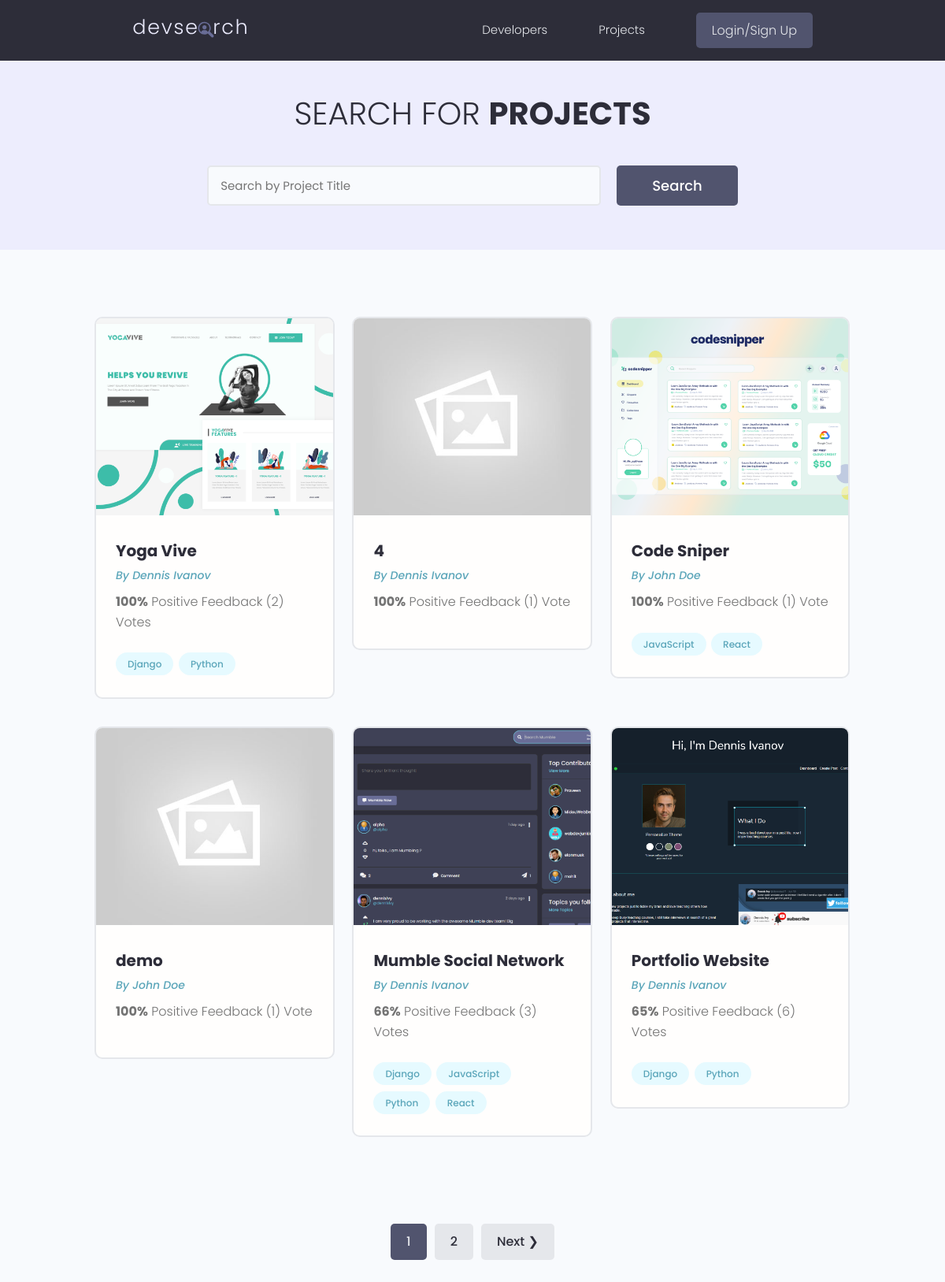
The app's page /projects/, older data.
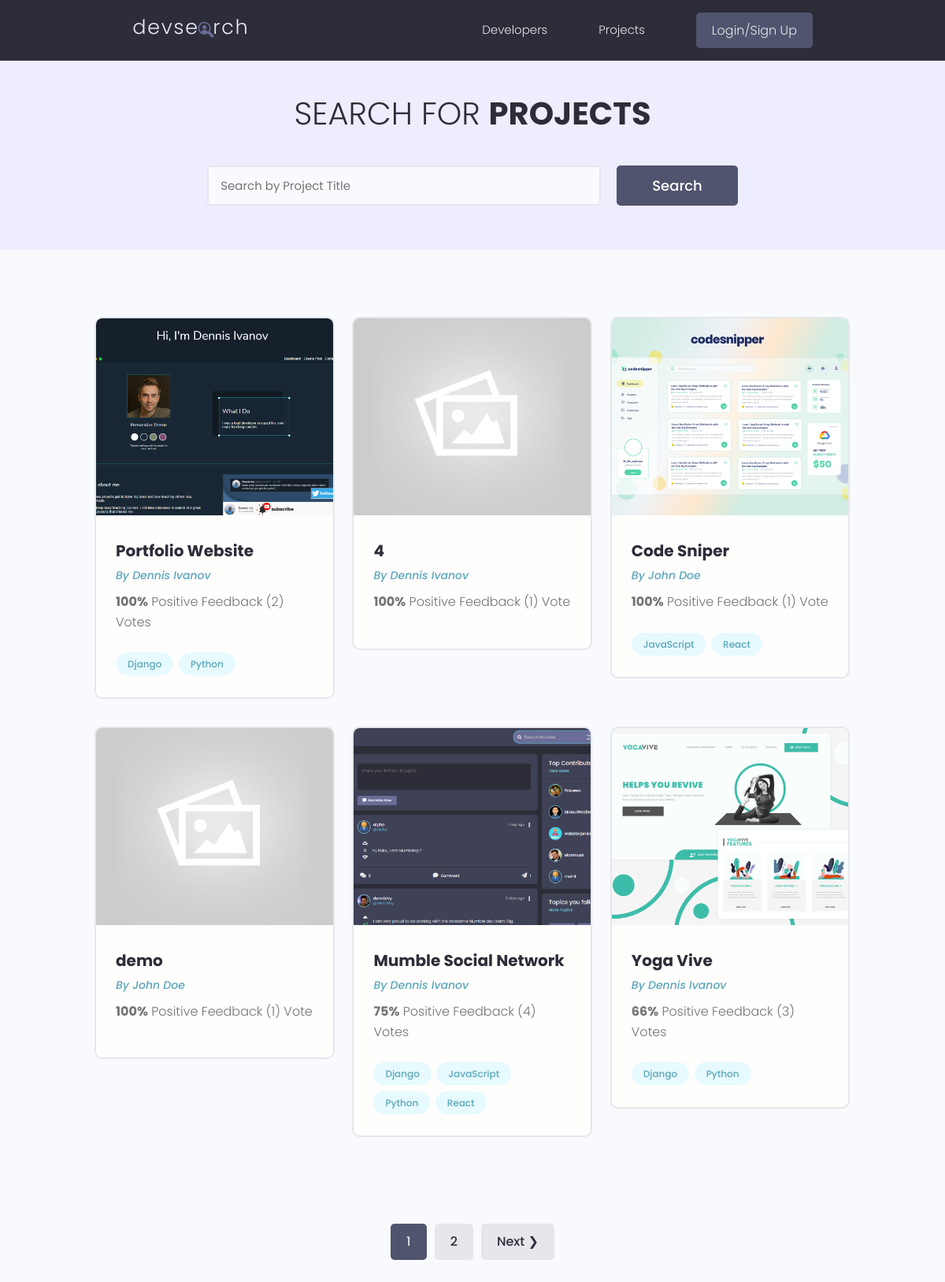
The same page, newer data.
### projects/models.py (models this page shows, shortened)
class Project(models.Model):
    owner = models.ForeignKey(Profile, null=True, blank=True, on_delete=models.SET_NULL)
    title = models.CharField(max_length=200)
    description = models.TextField(null=True, blank=True)
    featured_image = models.ImageField(null=True, blank=True, default="default.jpg")
    demo_link = models.CharField(max_length=2000, null=True, blank=True)
    source_link = models.CharField(max_length=2000, null=True, blank=True)
    tags = models.ManyToManyField('Tag', blank=True)
    vote_total = models.IntegerField(default=0, null=True, blank=True)
    vote_ratio = models.IntegerField(default=0, null=True, blank=True)
    created = models.DateTimeField(auto_now_add=True)
    id = models.UUIDField(default=uuid.uuid4, unique=True, primary_key=True, editable=False)
    class Meta:
        ordering = ['-vote_ratio', '-vote_total', 'title']

class Tag(models.Model):
    name = models.CharField(max_length=200)
    created = models.DateTimeField(auto_now_add=True)
    id = models.UUIDField(default=uuid.uuid4, unique=True, primary_key=True, editable=False)
    def __str__(self):
        return self.name

### users/models.py (models this page shows, shortened)
class Profile(models.Model):
    user = models.OneToOneField(User, on_delete=models.CASCADE, null=True, blank=True)
    name = models.CharField(max_length=200, blank=True, null=True)
    email = models.EmailField(max_length=500, blank=True, null=True)
    username = models.CharField(max_length=200, blank=True, null=True)
    location = models.CharField(max_length=200, blank=True, null=True)
    short_intro = models.CharField(max_length=200, blank=True, null=True)
    bio = models.TextField(blank=True, null=True)
    profile_image = models.ImageField(null=True, blank=True, upload_to='profiles/', default="profiles/user-default.png")
    social_github = models.CharField(max_length=200, blank=True, null=True)
    social_twitter = models.CharField(max_length=200, blank=True, null=True)
    social_linkedin = models.CharField(max_length=200, blank=True, null=True)
    social_youtube = models.CharField(max_length=200, blank=True, null=True)
    social_website = models.CharField(max_length=200, blank=True, null=True)
    created = models.DateTimeField(auto_now_add=True)
    id = models.UUIDField(default=uuid.uuid4, unique=True, primary_key=True, editable=False)

### projects/views.py (the view)
# urls.py: path('projects/', include('projects.urls')),
def projects(request):
    projects, search_query = searchProjects(request)
    result = 6
    custom_range, projects = paginateProjects(request, projects, result)
    context = {'projects' : projects, 'search_query' : search_query, 'custom_range' : custom_range}
    return render(request, 'projects/projects.html', context)

### projects/utils.py (called while the page is built)
def paginateProjects(request, projects, result):
    page = request.GET.get('page')
    paginator = Paginator(projects, result)
    try:
        projects = paginator.page(page)
    except PageNotAnInteger:
        page = 1
        projects = paginator.page(page)
    except EmptyPage:
        page = paginator.num_pages
        projects = paginator.page(page)
    leftIndex = (int(page) - 1)
    if leftIndex < 1:
        leftIndex = 1
    rightIndex = (int(page) + 2)
    if rightIndex > paginator.num_pages:
        rightIndex = paginator.num_pages + 1
    custom_range = range(leftIndex, rightIndex)
    return custom_range, projects

def searchProjects(request):
    search_query = ''
    if request.GET.get('search_query'):
        search_query = request.GET.get('search_query')
    tags = Tag.objects.filter(name__icontains=search_query)
    projects = Project.objects.distinct().filter(Q(title__icontains=search_query) | Q(description__icontains=search_query) | Q(owner__name__icontains=search_query) | Q(tags__in=tags))
    return projects, search_query

### projects/templates/projects/projects.html (shortened to what this page needs)
{% extends 'main.html' %}
{% block content %}
<main class="projects">
  <section class="hero-section text-center">
    <div class="container container--narrow">
      <div class="hero-section__box">
        <h2>Search for <span>Projects</span></h2>
      </div>
      <div class="hero-section__search">
        <form id='searchForm' class="form" action="{% url 'projects' %}" method="get">
          <div class="form__field">
            <input class="input input--text" id="formInput#search" type="text" name="search_query"
              value="{{search_query}}" placeholder="Search by Project Title" />
          </div>
          <input class="btn btn--sub btn--lg" type="submit" value="Search" />
        </form>
      </div>
    </div>
  </section>
  <section class="projectsList">
    <div class="container">
      <div class="grid grid--three">
      {% for project in projects %}
        <div class="column">
          <div class="card project">
            <a href="{% url 'project' project.id %}" class="project">
              <img class="project__thumbnail" src="{{ project.featured_image.url }}" alt="project thumbnail" />
              <div class="card__body">
                <h3 class="project__title">{{project.title}}</h3>
                <p><a class="project__author" href="{% url 'user-profile' project.owner.id %}">By {{project.owner.name}}</a></p>
                <p class="project--rating">
                  <span style="font-weight: bold;">{{project.vote_ratio}}%</span> Positive
                  Feedback ({{project.vote_total}}) Vote{{project.vote_total|pluralize:"s"}}
                </p>
                <div class="project__tags">
                  {% for tag in project.tags.all %}
                  <span class="tag tag--pill tag--main">
                    <small>{{tag}}</small>
                  </span>
                  {% endfor %}
                </div>
              </div>
            </a>
          </div>
        </div>
      {% endfor %}
      </div>
    </div>
  </section>
  {% include 'pagination.html' with queryset=projects custom_range=custom_range %}
</main>
{% endblock content %}

### templates/main.html (shortened to what this page needs)
<!DOCTYPE html>
{% load static %}
<html>
<head>
    <link rel="stylesheet" href="https://cdn.iconmonstr.com/1.3.0/css/iconmonstr-iconic-font.min.css" />
    <link rel="stylesheet" href="{% static 'uikit/styles/uikit.css' %}" />
    <link rel="stylesheet" href="{% static 'styles/app.css' %}" />
</head>
<body>
    {% include 'navbar.html' %}
    {% block content %}
    {% endblock content%}
</body>
</html>

### templates/navbar.html (shortened to what this page needs)
{% load static %}
<header class="header">
    <div class="container container--narrow">
      <a href="{% url 'profiles' %}" class="header__logo">
        <img src="{% static 'images/logo.svg' %}" alt="DevSearch Logo" />
      </a>
      <nav class="header__nav">
        <ul class="header__menu">
          <li class="header__menuItem"><a href="{% url 'profiles' %}">Developers</a></li>
          <li class="header__menuItem"><a href="{% url 'projects' %}">Projects</a></li>
          {% if request.user.is_authenticated %}
          <li class="header__menuItem"><a href="{% url 'inbox' %}">Inbox</a></li>
          <li class="header__menuItem"><a href="{% url 'account' %}">Account</a></li>
          <li class="header__menuItem"><a href="{% url 'logout' %}" class="btn btn--sub">Logout</a></li>
          {% else %}
          <li class="header__menuItem"><a href="{% url 'login' %}" class="btn btn--sub">Login/Sign Up</a></li>
          {% endif %}
        </ul>
      </nav>
    </div>
  </header>

### templates/pagination.html (shortened to what this page needs)
{% if queryset.has_other_pages %}
  <div class="pagination">
    <ul class="container">
      {% for page in custom_range %}
        {% if page == queryset.number %}
          <li><a href="?page={{page}}" class="btn page-link btn--sub" data-page="{{page}}">{{ page }}</a></li>
          {% else %}
          <li><a href="?page={{page}}" class="btn page-link" data-page="{{page}}">{{ page }}</a></li>
        {% endif %}
      {% endfor %}
      {% if queryset.has_next  %}
        <li><a href="?page={{queryset.next_page_number}}" class="btn page-link" data-page="{{queryset.next_page_number}}"> Next &#10095; </a></li>
      {% endif %}
    </ul>
  </div>
  {% endif %}

### static/styles/app.css (style rules this page uses)
:root { --color-sub: #2d2d39; }
.btn--sub { background-color: var(--color-sub-light); }
.card { border: 2px solid var(--color-light); }
img { width: 100%; }
.header { position: sticky; z-index: 111; background-color: var(--color-sub); padding: 1.5rem 0; }
.header > .container { display: flex; justify-content: space-between; align-items: center; }
.header__logo > img { height: 3.8rem; }
.header__nav > ul { display: inline-flex; align-items: center; list-style: none; gap: 6.5rem; }
.header__menuItem > a { color: var(--color-light); font-weight: 300; }
.hero-section { height: 40vh; display: flex; align-items: center; background-color: var(--color-sub); }
.hero-section__box { margin-bottom: 4rem; }
.hero-section__box > h2, .hero-section__box > h2 > span { font-size: 4rem; color: var(--color-light); line-height: 1.3; text-transform: uppercase; }
.hero-section__box > h2 { font-weight: 300; }
.hero-section__box > h2 > span { font-weight: 700; }
.hero-section__search > .form { display: flex; align-items: center; justify-content: center; gap: 2rem; }
.hero-section__search > .form input.input--text { width: 50rem; }
.pagination { margin-top: 8rem; margin-bottom: 10rem; }
.pagination > ul { flex-wrap: wrap; list-style: none; display: flex; align-items: center; justify-content: center; gap: 1rem; }
.pagination .btn { color: var(--color-sub); }
.pagination .btn.btn--sub { color: var(--color-light); }
.project__author { font-size: 1.4rem; font-style: italic; }
.project--rating { margin-bottom: 1.6em; margin-top: .5em; }
.projects > .hero-section { background: var(--color-sub-lighter); height: 30vh; }
.projects .hero-section__box { margin-bottom: 2.5rem; }
.projects .hero-section__box > h2 { color: var(--color-sub); }
.projects .hero-section__box > h2 > span { font-weight: 700; color: var(--color-sub); }
.projectsList { margin-top: 8rem; }
.project__thumbnail { height: 25rem; object-fit: cover; object-position: top center; }
.project__title { font-size: 2rem; font-weight: 700; color: var(--color-sub); }

### static/uikit/styles/modules/_variables.css (style rules this page uses)
:root { --color-main: #5aa5b9; --color-main-light: #e6faff; --color-sub: #3f4156; --color-sub-light: #51546e; --color-sub-lighter: #ededfd; --color-text: #737373; --color-gray: #8b8b8b; --color-light: #e5e7eb; --color-light-gray: #767676; --color-bg: #f8fafd; --color-white: #fffefd; --color-white-light: #f3f3f3; --color-success: #359e64; --color-success-bg: #def8e8; --color-error: #fc4b0b; --color-error-bg: #fff2ee; --font-base: 'Poppins', arial, helvetica, 'Segoe UI', roboto, ubuntu, sans-serif; --font-monospace: 'Fira Code', 'Courier New', courier, monospace; --font-regular: 300; --font-medium: 500; --font-bold: 700; --generic-shadow: 1px 1px 5px #00000010; --generic-transition: all 0.3s ease-in-out; }

### static/uikit/styles/modules/_base.css (style rules this page uses)
* { margin: 0; padding: 0; box-sizing: border-box; text-rendering: optimizeLegibility; color: inherit; font-size: inherit; }
html { font-size: 50%; }
@media only screen and (min-width: 480px) { html { font-size: 56.25%; } }
@media only screen and (min-width: 1200px) { html { font-size: 62.5%; } }
body { line-height: 1.6; font-weight: 400; font-size: 1.5rem; color: var(--color-text); background-color: var(--color-bg); min-height: 100vh; }

### static/uikit/styles/modules/_typography.css (style rules this page uses)
* { font-family: var(--font-base); }
h2 { font-size: 3.6rem; font-weight: var(--font-bold); }
h3 { font-size: 3.2rem; font-weight: var(--font-medium); }
p, span, strong { font-size: 1.6rem; color: var(--color-text); font-weight: var(--font-regular); }
a { padding-bottom: 2px; text-decoration: none; display: inline-block; color: var(--color-main); font-weight: var(--font-medium); }

### static/uikit/styles/modules/_utilities.css (style rules this page uses)
.container { width: 92%; max-width: 165rem; margin: 0 auto; box-sizing: border-box; }
.container--narrow { width: 92%; max-width: 120rem; }
@media screen and (min-width: 1000px) { .container { width: 90%; } }
@media screen and (min-width: 1000px) { .container--narrow { width: 85%; } }
@media screen and (min-width: 1200px) { .container { width: 80%; } }
@media screen and (min-width: 1200px) { .container--narrow { width: 72%; } }
.text-center { text-align: center; }

### static/uikit/styles/modules/_card.css (style rules this page uses)
.card { border-radius: 1rem; background-color: var(--color-white); border: 1.5px solid var(--color-light); width: auto; height: auto; margin-top: 0.5rem; margin-bottom: 0.5rem; overflow: hidden; }
.card__body, .card__header { padding: 2rem 2.5rem; }

Row changes from the older to the newer data that the page shows:
changed Project "Portfolio Website": vote_ratio "65" → "100"; vote_total "6" → "2"; moves up the list
changed Project "Mumble Social Network": vote_ratio "66" → "75"; vote_total "3" → "4"
changed Project "Yoga Vive": vote_ratio "100" → "66"; vote_total "2" → "3"; moves down the list
